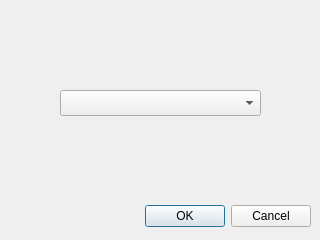
<?xml version="1.0" encoding="UTF-8"?>
<ui version="4.0">
 <class>delete_db</class>
 <widget class="QDialog" name="delete_db">
  <property name="geometry">
   <rect>
    <x>0</x>
    <y>0</y>
    <width>320</width>
    <height>240</height>
   </rect>
  </property>
  <property name="windowTitle">
   <string>Dialog</string>
  </property>
  <widget class="QDialogButtonBox" name="buttonBox">
   <property name="geometry">
    <rect>
     <x>10</x>
     <y>200</y>
     <width>301</width>
     <height>32</height>
    </rect>
   </property>
   <property name="orientation">
    <enum>Qt::Horizontal</enum>
   </property>
   <property name="standardButtons">
    <set>QDialogButtonBox::Cancel|QDialogButtonBox::Ok</set>
   </property>
  </widget>
  <widget class="QComboBox" name="comboBox">
   <property name="geometry">
    <rect>
     <x>60</x>
     <y>90</y>
     <width>201</width>
     <height>26</height>
    </rect>
   </property>
  </widget>
  <widget class="QLabel" name="label">
   <property name="geometry">
    <rect>
     <x>60</x>
     <y>60</y>
     <width>201</width>
     <height>18</height>
    </rect>
   </property>
   <property name="text">
    <string/>
   </property>
  </widget>
 </widget>
 <resources/>
 <connections>
  <connection>
   <sender>buttonBox</sender>
   <signal>accepted()</signal>
   <receiver>delete_db</receiver>
   <slot>accept()</slot>
   <hints>
    <hint type="sourcelabel">
     <x>248</x>
     <y>254</y>
    </hint>
    <hint type="destinationlabel">
     <x>157</x>
     <y>274</y>
    </hint>
   </hints>
  </connection>
  <connection>
   <sender>buttonBox</sender>
   <signal>rejected()</signal>
   <receiver>delete_db</receiver>
   <slot>reject()</slot>
   <hints>
    <hint type="sourcelabel">
     <x>316</x>
     <y>260</y>
    </hint>
    <hint type="destinationlabel">
     <x>286</x>
     <y>274</y>
    </hint>
   </hints>
  </connection>
 </connections>
</ui>
